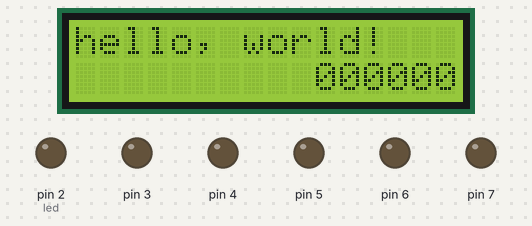
A sketch run on a simulated Arduino Uno, built with avr-gcc and run on an emulated ATmega328P. On the bench: 16×2 character LCD, output pins drawn as LEDs (lit = HIGH).

Above: at 0.1 s.
At 4.1 s:
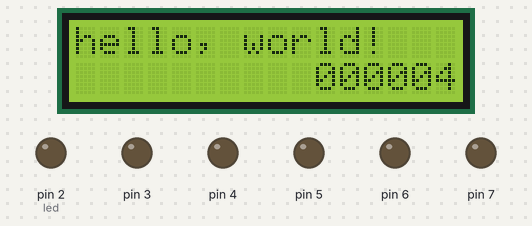
At 9.1 s:
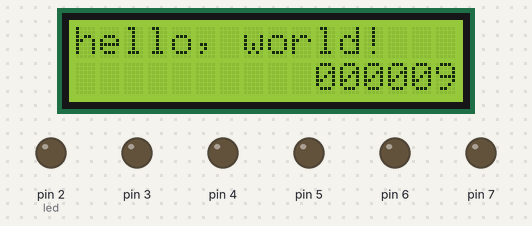
At 19.2 s:
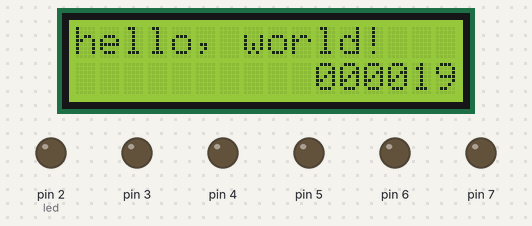
At 28.2 s:
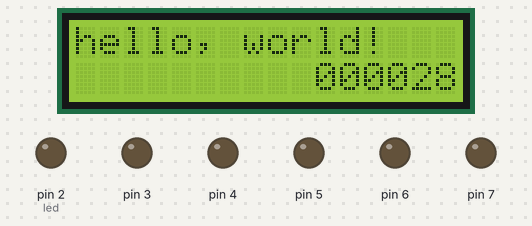
At 38.2 s:
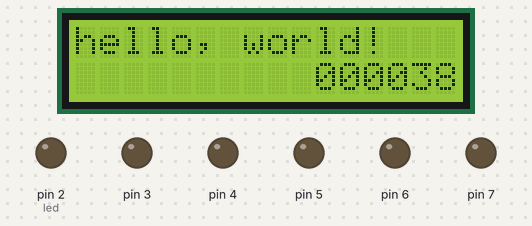

The sketch:

wakeuplight.ino
```cpp
#include <LiquidCrystal.h>


const int switchPin = 8;
unsigned long previousTime = 000000;
unsigned long Seconds = 0;
unsigned long TenSeconds = 0;
unsigned long Minutes = 0;
unsigned long Tenminutes = 0;
unsigned long Hours = 0;
unsigned long Tenhours = 0;
unsigned long Clocktime = 0;
int led = 2;
long interval = 60000;
long lastTimeReading = 0;
unsigned long currentTime = millis();
const int rs = 13, en = 12, d4 = 11, d5 = 10, d6 = 9, d7 = 8;
LiquidCrystal lcd(rs, en, d4, d5, d6, d7);

void setup() {
  // set up the LCD's number of columns and rows:
  lcd.begin(16, 2);
  // Print a message to the LCD.
  lcd.print("hello, world!");

  for (int x = 2;x<8;x++){
  pinMode (x, OUTPUT);
}
}
void loop() {
 unsigned long currentTime = millis();

if (millis() >0)
{
Clocktime= millis();
 Tenhours = Clocktime /36000000, DEC;
 Clocktime = Clocktime - (Tenhours * 36000000) ;
 Hours = Clocktime /3600000, DEC;
 Clocktime = Clocktime - (Hours * 3600000);
 Tenminutes = Clocktime /600000, DEC;
 Clocktime = Clocktime - (Tenminutes * 600000);
 Minutes = Clocktime  /60000, DEC;
 Clocktime = Clocktime - (Minutes * 60000);
  TenSeconds = Clocktime /10000, DEC;
  Clocktime = Clocktime - (TenSeconds * 10000) ;
  Seconds = Clocktime /1000, DEC;

  // above calculation makes it so that minutes won't exceed 60 etc.

  lcd.setCursor(15, 1);
  // print the number of seconds since reset:
  lcd.print(Seconds);
     lcd.setCursor (14, 1);
  lcd.print(TenSeconds);
   lcd.setCursor(13, 1);
  // print the number of seconds since reset:
  lcd.print(Minutes);
   lcd.setCursor(12, 1);
  // print the number of seconds since reset:
  lcd.print(Tenminutes);
   lcd.setCursor(11, 1);
  // print the number of seconds since reset:
  lcd.print(Hours);
 lcd.setCursor(10, 1);
  // print the number of seconds since reset:
  lcd.print(Tenhours);
  delay (1000); }

if ( currentTime / 12600000 > 1)
// this is where you insert the wake up time in milli seconds, if you turn on the arduino at 00:00, calculate the amount of milliseconds from 00:00 and divide that number by 2, insert above)
{

if (currentTime - previousTime > interval){
 previousTime = currentTime;
digitalWrite (led, HIGH);
led++;
}
}
}
```

Measured:
- what the display in image 1 shows lasts 1.0 s, from 4.1 s to 5.1 s
